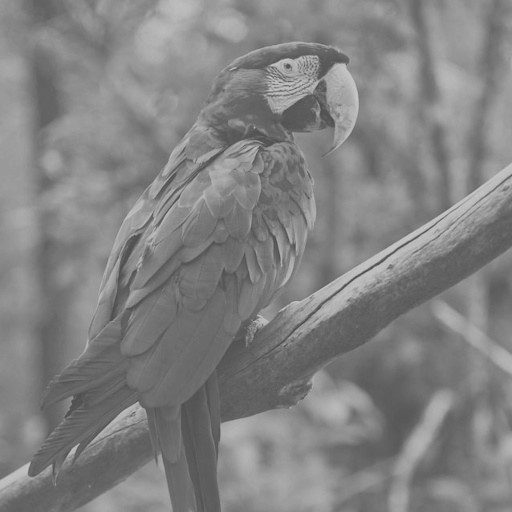
#> input picture arara.jpg, 512 x 512 px
$ python enhancer.py   (older library calls are emulated)
#> lines starting #> are read from the running program, lines starting #| are printed output that depends on the picture; long printed decimals are rounded
# Student: Kaue Ueda Silveira
# NUSP: 7987498

import sys
import cv2
import math
import numpy as np
from matplotlib import pyplot as plt

##
## Enhancing Functions
##

def imLog(imgf):
    c = 255 / math.log(1 + imgf.max())

    imgg = cv2.log(np.float32(imgf)+1)
    imgg = cv2.multiply(imgg, c)
    imgg = cv2.convertScaleAbs(imgg)
    imgg = cv2.normalize(imgg, imgg, 0, 255, cv2.NORM_MINMAX)

    return imgg

def imGamma(imgf, gamma):
    # First we normalize the data to be between [0, 1]
    imgg = cv2.normalize(imgf, imgf, 0, 1, cv2.NORM_MINMAX, dtype=cv2.CV_32F)
    # Then we aplly the gamma transformation
    imgg = cv2.pow(imgg, gamma)
    # Now we simply bring back the image to [0, 255] scale
    imgg = cv2.multiply(imgg, 255)
    imgg = cv2.convertScaleAbs(imgg)

    return imgg

def imEqualHist(imgf):
    m, n = imgf.shape[:2]

    # Factor (L-1)/(MxN)
    factor = 255/(m*n)

    # Cumulative distribution of each gray value
    cdf = np.array(imHistogram(imgf)).cumsum()
    # Minimum non-zero value of cdf
    cdfmin = cdf[np.nonzero(cdf)].min()

    # Apply equalisation
    imgg = np.float32(imgf)
    for mi in range(m):
        for ni in range(n):
            imgg[mi][ni] = (cdf[imgf[mi][ni]] - cdfmin)*factor

    imgg = cv2.convertScaleAbs(imgg)

    return imgg

def imSharp(imgf, a, b):
    # Sharpening array
    # 0.05   0.1   0.05
    # 0.1   0.4   0.1
    # 0.05   0.1   0.05
    w = np.array([5, 10, 5, 10, 40, 10, 5, 10, 5])/100
    imgb = cv2.filter2D(np.float32(imgf), -1, w)

    # Subtract b(x, y) and f(x, y)
    imgbf = cv2.subtract(imgb, np.float32(imgf))
    # Multiply by beta
    imgbeta = cv2.multiply(imgbf, b)
    # Multiply f(x, y) by alpha
    imgalpha = cv2.multiply(np.float32(imgf), a)
    # Add both parts
    imgg = cv2.add(imgalpha, imgbeta)
    imgg = cv2.convertScaleAbs(imgg)

    return imgg

def imHistogram(imgf):
    hist = [0]*256

    # grab image F and transforms it into a list of pixels
    imgl = list(imgf.ravel())

    # counts the number os pixels of each color (gray shade)
    for i, val in enumerate(imgl):
        hist[imgl[i]] += 1

    return hist

def showHistogram(imgf, islist=False):
    if(islist):
        for img, lbl in imgf:
            plt.hist(img.ravel(), 256, [0, 256], label=lbl)

        plt.legend()

    else:
        plt.hist(imgf.ravel(), 256, [0, 256])

    plt.show()

def rmsd(imgf, imgg):
    m, n = imgf.shape[:2]
    res = 0.0

    for x in range(m):
        for y in range(n):
            res += math.pow(float(imgf[x][y]) - float(imgg[x][y]), 2)

    res /= n*m

    return math.sqrt(res)

# 1. Parameter Input
filename = str(input())
#> the answer given: arara.jpg
gamma = float(input())
#> the answer given: 3
alpha = float(input())
#> the answer given: 3
beta = float(input())
#> the answer given: 3
show_flag = int(input())
#> the answer given: 3

# 2. Read the input image
img = cv2.imread(filename, cv2.IMREAD_GRAYSCALE)
#> img is the input picture: shape (512, 512); min 71, max 203, mean 130
if img is None:
    print("could not load image.")
    exit()

# 3. Aply transformations
imgL = imLog(img)
#> in imLog, `c = 255 / math.log(1 + imgf.max())`: c = 47.95
#> in imLog, `imgg = cv2.log(np.float32(imgf)+1)`:
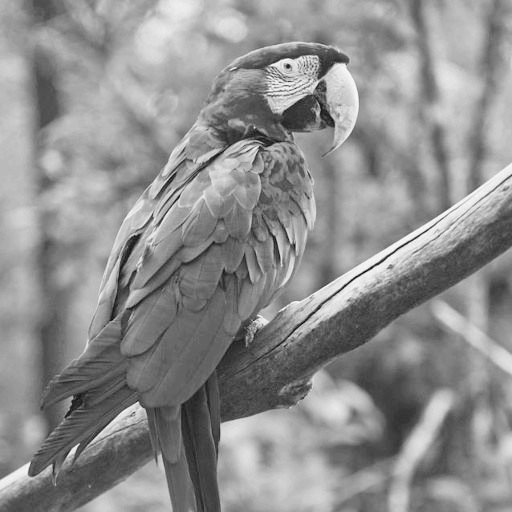
#> imgg: shape (512, 512) float32; min 4.28, max 5.32, mean 4.86; drawn with min black and max white
#> in imLog, `imgg = cv2.multiply(imgg, c)`:
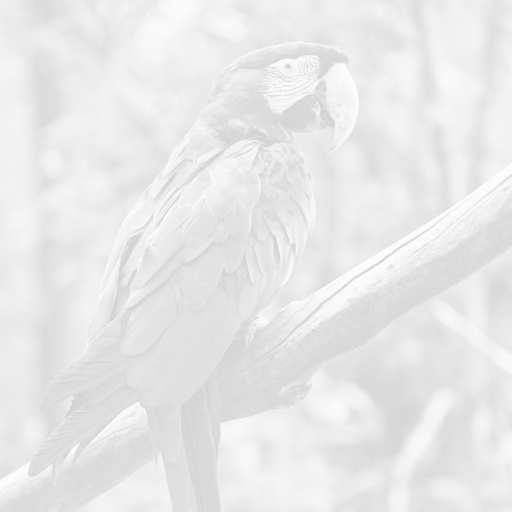
#> imgg: shape (512, 512) float32; min 205.1, max 255, mean 233
imgG = imGamma(img, gamma)
#> in imGamma, `imgg = cv2.normalize(imgf, imgf, 0, 1, cv2.NORM_MINMAX, dtype=cv2.CV_3..`:
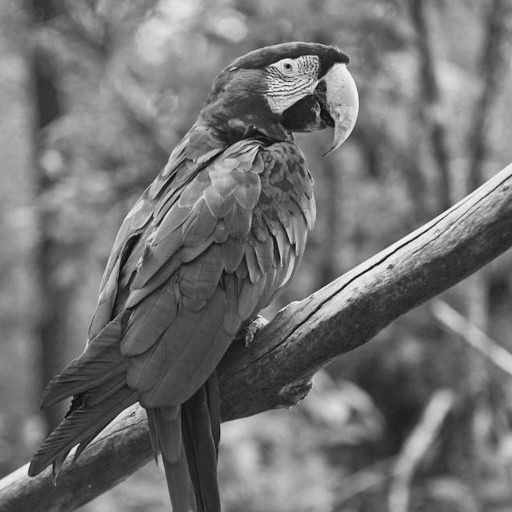
#> imgg: shape (512, 512) float32; min -7.45e-09, max 1, mean 0.447; drawn with min black and max white
#> in imGamma, `imgg = cv2.pow(imgg, gamma)`:
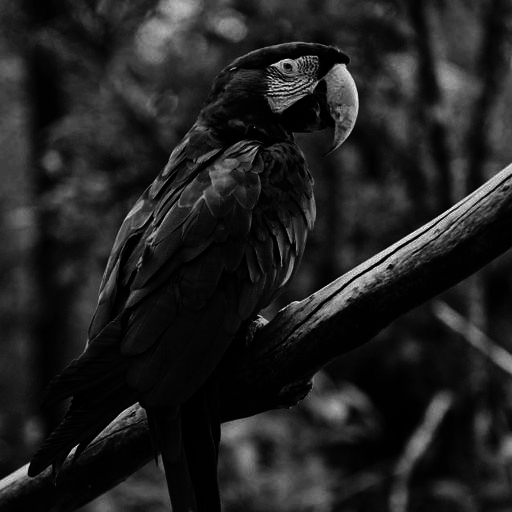
#> imgg: shape (512, 512) float32; min -4.14e-25, max 1, mean 0.131; drawn with min black and max white
imgH = imEqualHist(img)
#> in imHistogram, `imgl = list(imgf.ravel())`: imgl = 262144 items
#> the loop in imHistogram, `for i, val in enumerate(imgl):` made 262144 passes
#> val on passes 1 to 3: 151, 149, 148
#> after the loop in imHistogram, `for i, val in enumerate(imgl):`: hist = 256 values, max 4440 at index 141, min 0 at index 0, mean 1024
#> in imEqualHist, `cdf = np.array(imHistogram(imgf)).cumsum()`: cdf = 256 values from 0 to 262144
#> in imEqualHist, `cdfmin = cdf[np.nonzero(cdf)].min()`: cdfmin = 2
#> after the loop in imEqualHist, `for mi in range(m):`:
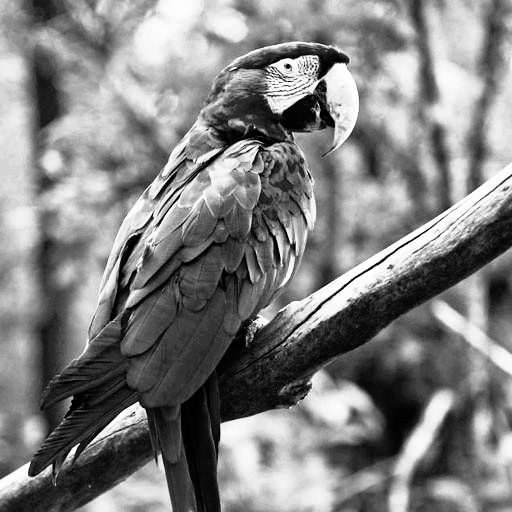
#> imgg: shape (512, 512) float32; min 0, max 255, mean 129
imgS = imSharp(img, alpha, beta)
#> in imSharp, `imgbf = cv2.subtract(imgb, np.float32(imgf))`:
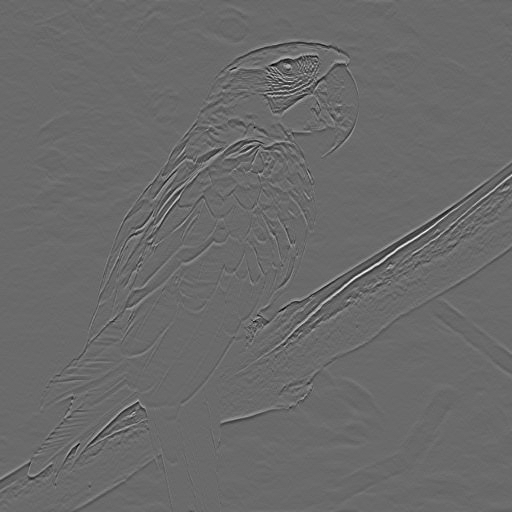
#> imgbf: shape (512, 512) float32; min -41.4, max 57.7, mean 0; drawn with min black and max white

# 4. Show images (depending on flag)
if (show_flag == 1):
    cv2.imshow("Original Image", img)
    cv2.imshow("Logarithm Image", imgL)
    cv2.imshow("Gamma Image", imgG)
    cv2.imshow("Histogram Equal Image", imgH)
    cv2.imshow("Sharpening Image", imgS)

    # 5. Show histogram
    showHistogram([(img, "original"),
                   (imgL, "log"),
                   (imgG, "gamma"),
                   (imgH, "histogram"),
                   (imgS, "sharpening")]
    , islist=True)

    cv2.waitKey(0)
    cv2.destroyAllWindows()

# 6. Output
print("RMSD")
print("L=" + str(rmsd(img, imgL)))
#> after the loop in rmsd, `for x in range(m):`: res = 158382160
#> in rmsd, `res /= n*m`: res = 604.2
#| L=24.580
print("G=" + str(rmsd(img, imgG)))
#| G=97.830
print("H=" + str(rmsd(img, imgH)))
#| H=50.796
print("S=" + str(rmsd(img, imgS)))
#| S=127.072
